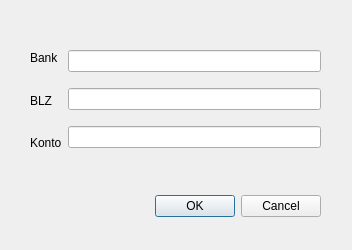
<?xml version="1.0" encoding="UTF-8"?>
<ui version="4.0">
 <class>BankDialog</class>
 <widget class="QDialog" name="BankDialog">
  <property name="geometry">
   <rect>
    <x>0</x>
    <y>0</y>
    <width>352</width>
    <height>250</height>
   </rect>
  </property>
  <property name="windowTitle">
   <string>BankDialog</string>
  </property>
  <widget class="QDialogButtonBox" name="buttonBox">
   <property name="geometry">
    <rect>
     <x>70</x>
     <y>190</y>
     <width>251</width>
     <height>32</height>
    </rect>
   </property>
   <property name="orientation">
    <enum>Qt::Horizontal</enum>
   </property>
   <property name="standardButtons">
    <set>QDialogButtonBox::Cancel|QDialogButtonBox::Ok</set>
   </property>
  </widget>
  <widget class="QWidget" name="horizontalLayoutWidget">
   <property name="geometry">
    <rect>
     <x>30</x>
     <y>40</y>
     <width>291</width>
     <height>121</height>
    </rect>
   </property>
   <layout class="QHBoxLayout" name="layout">
    <item>
     <layout class="QVBoxLayout" name="labels_layout">
      <item>
       <widget class="QLabel" name="bank_name_label">
        <property name="text">
         <string>Bank</string>
        </property>
        <property name="buddy">
         <cstring>bank_name_line</cstring>
        </property>
       </widget>
      </item>
      <item>
       <widget class="QLabel" name="bank_code_label">
        <property name="text">
         <string>BLZ</string>
        </property>
        <property name="buddy">
         <cstring>bank_code_line</cstring>
        </property>
       </widget>
      </item>
      <item>
       <widget class="QLabel" name="account_label">
        <property name="text">
         <string>Konto</string>
        </property>
        <property name="buddy">
         <cstring>account_line</cstring>
        </property>
       </widget>
      </item>
     </layout>
    </item>
    <item>
     <layout class="QVBoxLayout" name="lines_layout">
      <item>
       <widget class="QLineEdit" name="bank_name_line"/>
      </item>
      <item>
       <widget class="QLineEdit" name="bank_code_line"/>
      </item>
      <item>
       <widget class="QLineEdit" name="account_line"/>
      </item>
     </layout>
    </item>
   </layout>
  </widget>
 </widget>
 <resources/>
 <connections>
  <connection>
   <sender>buttonBox</sender>
   <signal>accepted()</signal>
   <receiver>BankDialog</receiver>
   <slot>accept()</slot>
   <hints>
    <hint type="sourcelabel">
     <x>248</x>
     <y>254</y>
    </hint>
    <hint type="destinationlabel">
     <x>157</x>
     <y>274</y>
    </hint>
   </hints>
  </connection>
  <connection>
   <sender>buttonBox</sender>
   <signal>rejected()</signal>
   <receiver>BankDialog</receiver>
   <slot>reject()</slot>
   <hints>
    <hint type="sourcelabel">
     <x>316</x>
     <y>260</y>
    </hint>
    <hint type="destinationlabel">
     <x>286</x>
     <y>274</y>
    </hint>
   </hints>
  </connection>
 </connections>
</ui>
